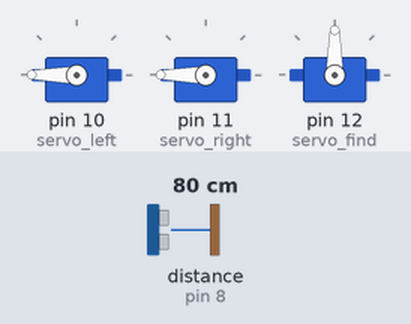
A sketch run on a simulated Arduino Uno, built with avr-gcc and run on an emulated ATmega328P. Parts: 3 × servo. The inputs (shaded band) are chosen by the test bench; at power-on: distance to the obstacle (sensor on pin 8) 80 cm. The echo pulse lasts 58.3 µs per cm.

Above: at 1.9 s.
2.0 s: distance to the obstacle (sensor on pin 8) set to 11 cm
3.5 s: distance to the obstacle (sensor on pin 8) set to 8 cm
At 4.6 s:
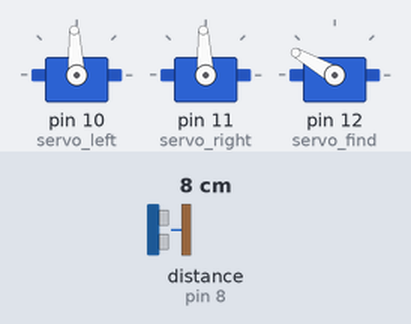
At 6.0 s:
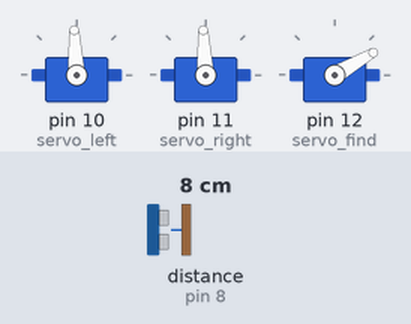
6.5 s: distance to the obstacle (sensor on pin 8) set to 18 cm
At 8.3 s:
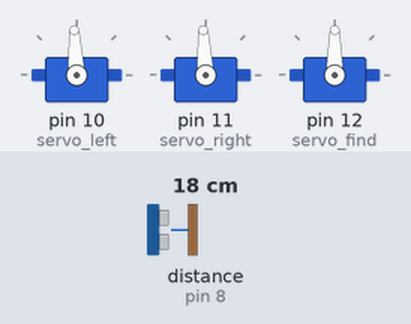
Timing chart, 0 to 10.0 s (numbered marks = the images above; inputs shaded):
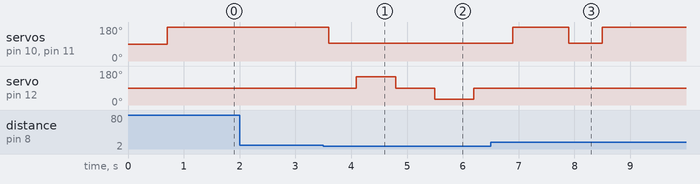

The sketch:

ultrasonic_sensor_servo_robot.ino
```cpp
#include <NewPing.h> //NewPing_v1.8
#include <Servo.h>

#define TRIGGER_PIN 9
#define ECHO_PIN 8
#define MAX_DISTANCE 400
int leftdist = 0;
int rightdist = 0;
int dist=0;

NewPing sonar(TRIGGER_PIN, ECHO_PIN, MAX_DISTANCE);
Servo servo_left;
Servo servo_right;
Servo servo_find;

void setup() {
  servo_left.attach(10);
  servo_right.attach(11);
  servo_find.attach(12);
  servo_find.write(90);
  Serial.begin(9600);
  delay(700);
}

void loop() {

  dist=sonar.ping_cm(); //salvo sulla variabile lettura i CM del sensore ultrasuoni

  //Serial.print(lettura); //I write the values on the monitor
  //Serial.println("cm");

  if(dist<10){
    findroute();
  }
  else{
    forward();
  }
  delay(100);
}

void forward(){
  servo_left.writeMicroseconds(2500); //forward first servo
  servo_right.writeMicroseconds(2500);
  return;
}

void findroute(){
  alt();
  lookleft();
  lookright();
  if(leftdist < rightdist){
    turnleft();
  }
  else{
    turnright();
  }
}

void alt(){
  servo_left.writeMicroseconds(1500); //stop function servo
  servo_right.writeMicroseconds(1500);
  delay(500);
  return;
}

//functions to find the correct direction
void lookleft() {
  servo_find.write(150);
  delay(700);
  leftdist = sonar.ping_cm();
  servo_find.write(90);
  delay(700);
  return;
}

void lookright () {
  servo_find.write(30);
  delay(700);
  rightdist = sonar.ping_cm();
  servo_find.write(90);
  delay(700);
  return;
}
// end function

void turnleft () {
  servo_left.writeMicroseconds(2500);    //correct the direction<----------------
  servo_right.writeMicroseconds(2500);   //correct the direction
  delay(1000);
  alt();
  return;
}

void turnright () {
  servo_left.writeMicroseconds(2500);    //correct the direction<----------------
  servo_right.writeMicroseconds(2500);   //correct the direction
  delay(1000);
  alt();
  return;
}
```

Measured:
- the behaviour switches between 10 and 9 cm on distance to the obstacle (sensor on pin 8) (found by bisection; images 0 and 1)
- after the input at 2.0 s, every drawn part: stays the same
- after the input at 3.5 s, servo on pin 10 (servo_left), servo on pin 11 (servo_right): 180° → 93° after 0.09 s; servo on pin 12 (servo_find): 90° → 150° after 0.59 s, → 90° 0.70 s later, → 30° 0.70 s later, → 90° 0.70 s later
- after the input at 6.5 s, servo on pin 12 (servo_find): stops changing and stays 90°
